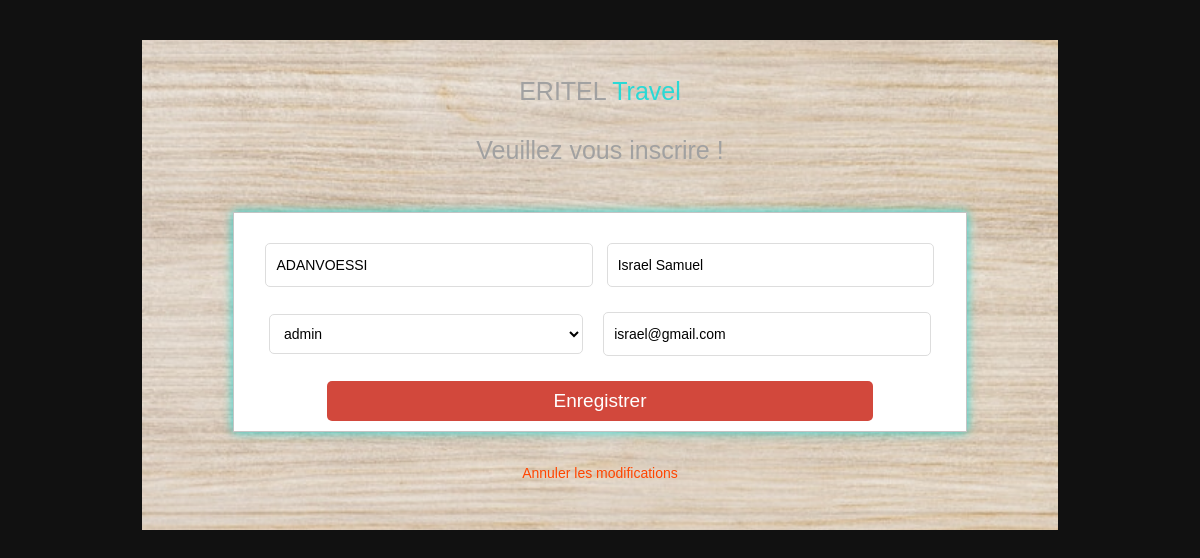
Page /Users/edit?idUser=23 (signed in) on the earlier database version.
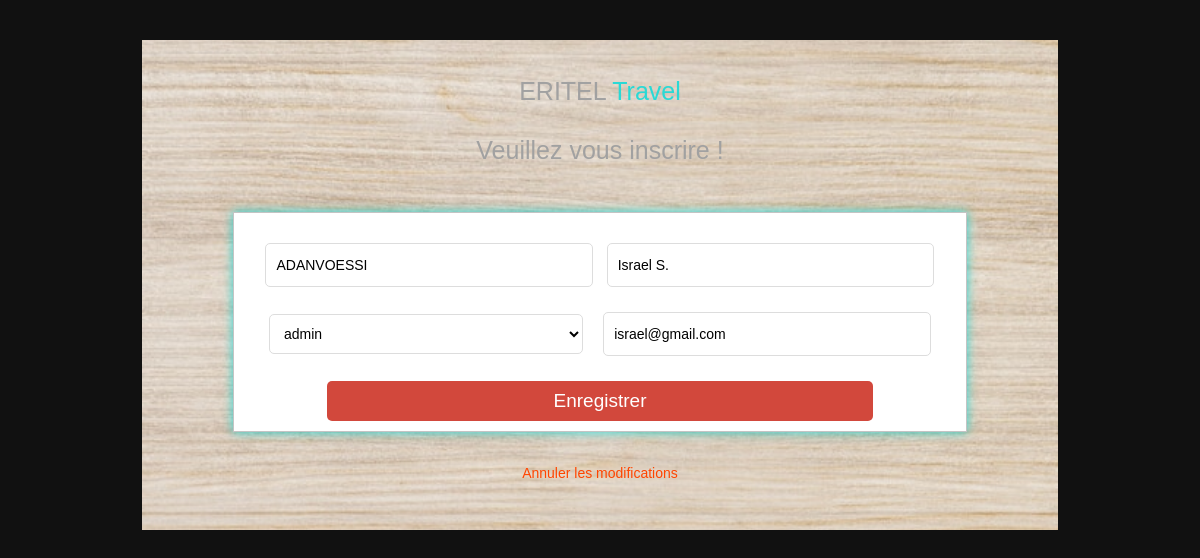
Same page on the later database version.
### tables this page shows
CREATE TABLE `user` (
  `id` int(11) NOT NULL,
  `fname` varchar(50) NOT NULL,
  `lname` varchar(50) NOT NULL,
  `type` varchar(50) NOT NULL DEFAULT 'user',
  `email` varchar(100) NOT NULL,
  `password` varchar(100) NOT NULL
);

### App/Controllers/Users.php (called while the page is built, shortened)
<?php
class Users extends \Core\Controller {
  public function editAction() {
    View::render("Admin/edit_user.php");
  }
}

### public/index.php (called while the page is built, shortened)
<?php
$router = new Core\Router();
$router->add('', ['controller' => 'Users', 'action' => 'accueil']);
$router->add('login', ['controller' => 'Users', 'action' => 'login']);
$router->add('admin', ['controller' => 'Users', 'action' => 'login']);
$router->add('about', ['controller' => 'Users', 'action' => 'about']);
$router->add('contact', ['controller' => 'Users', 'action' => 'contact']);
$router->add('site', ['controller' => 'Users', 'action' => 'site']);
$router->add('{controller}/{action}');
$router->add("{controller}/{id:\d+}/{action}");
$router->add("admin/{controller}/{action}", ["namespace" => "Admin"]);
$router->dispatch($_SERVER["QUERY_STRING"]);

### App/Views/Admin/edit_user.php (the view, shortened to what this page needs)
<?php
    require_once 'connexion.php';
?>
<!DOCTYPE html>
<html lang="en">
<head>
    <link rel="stylesheet" href="../../ressources/css/styleForm.css">
</head>
<body>
	<div class="containe">
		<h1 class="box-logo box-title">ERITEL <span>Travel</span></h1>
		<h1 class="box-title">Veuillez vous inscrire !</h1>
        <?php
      $getId = $_GET['idUser'];
      $request = $connexion->prepare("SELECT * FROM `user` WHERE id = ?");
      $request->execute([$getId]);
      if($request->rowCount() > 0){
         while($user = $request->fetch(PDO::FETCH_ASSOC)){
   ?>
		<form action="/RegisterController/updateUser" method="POST" enctype="multipart/form-data" class="box">
			<input type="text" class="box-input" name="lname" placeholder="Nom" required value="<?= $user['lname']; ?>" />
			<input type="text" class="box-input" name="fname" placeholder="Prénom" required value="<?= $user['fname']; ?>" />
            <select class="box-input" name="type" id="type" >
                <option value="" disabled selected><?= $user['type']; ?></option>
            </select>
			<input type="email" class="box-input" name="email" placeholder="Email" required value="<?= $user['email']; ?>" />
			<input type="submit" name="enregistrer" value="Enregistrer" class="box-button" />
		</form>
        <?php
         }
      }
   ?>
		<p class="box-register"><a href="/RegisterController/showUser">Annuler les modifications</a></p>
	</div>
</body>
</html>

Differences in the rows shown:
changed user "ADANVOESSI": fname "Israel Samuel" → "Israel S."
